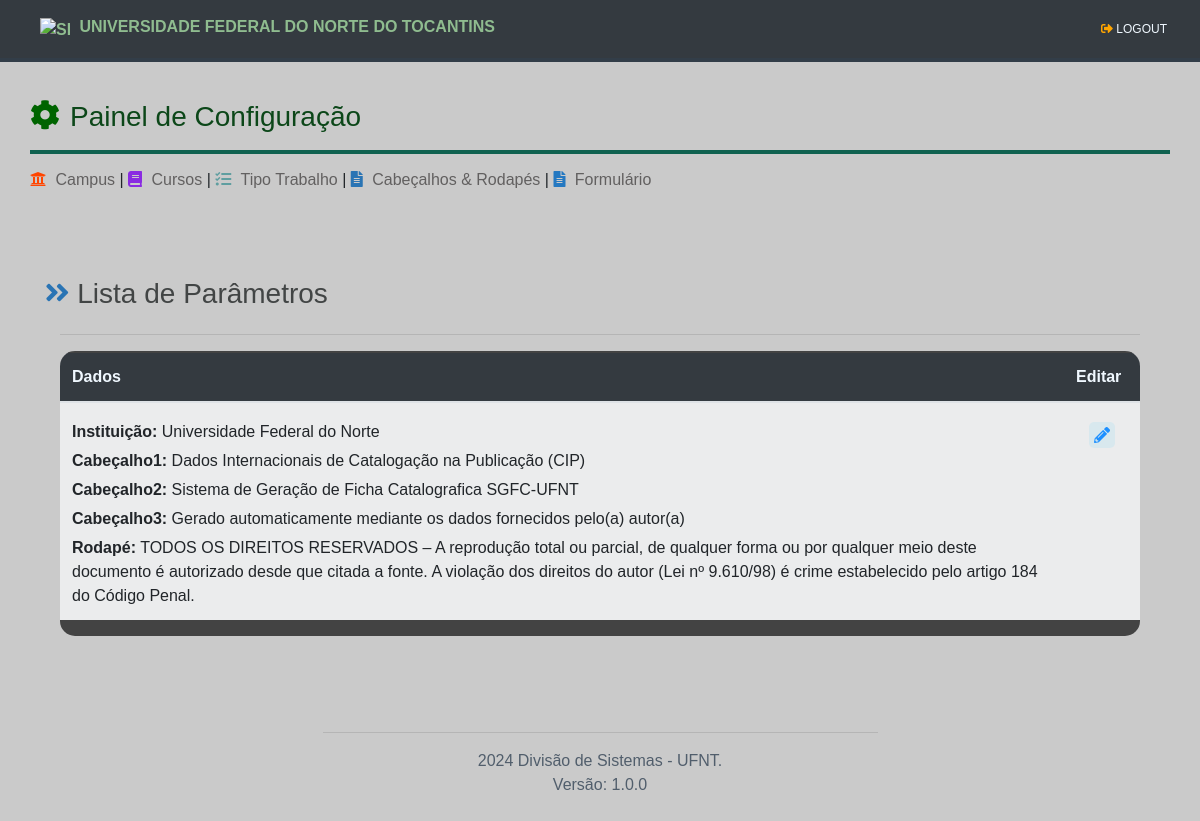
Screenshot of /parametro/ (signed in) with the database file from the repository.
### tables this page shows
CREATE TABLE parametro (
                id INTEGER PRIMARY KEY AUTOINCREMENT,
                instituicao TEXT,
                cabecalho1 TEXT,
                cabecalho2 TEXT,
                cabecalho3 TEXT,
                rodape TEXT        
            );

### routes/parametro_routes.py (the view)
@parametro_routes.route('/', methods=['GET', 'POST'])
@login_required
def parametro_listar():
    parametros = ParametroModel.get_all()
    return render_template('parametro_view.html', parametros = parametros )

### app.py (called while the page is built)
@login_manager.user_loader
def load_user(user_id):
    return UserModel.get_user_by_id(user_id)

### data/conexao.py (called while the page is built)
def get_conexao():
    conexao = sqlite3.connect('data/gfc.db')
    return conexao

### models/base_model.py (called while the page is built)
    @classmethod
    def get_all(cls):
        if not cls.tabela:
            raise ValueError("Nome da tabela não especificado na classe derivada.")
        con = get_conexao()
        cursor = con.cursor()
        query = f'SELECT * FROM {cls.tabela}'
        cursor.execute(query)
        colunas = [coluna[0] for coluna in cursor.description]
        objetos = [cls(**dict(zip(colunas, row))) for row in cursor.fetchall()]
        con.close()
        return objetos

### models/user_model.py (called while the page is built)
    @staticmethod
    def get_user_by_id(user_id: int):
        con = get_conexao()
        cursor = con.cursor()
        query = 'SELECT * FROM user WHERE id=?'
        cursor.execute(query, (user_id,))
        row = cursor.fetchone()
        if row:
            user = UserModel(
                id=row[0],
                username=row[1],
                password=row[2],
                ativo=row[3],
            )
            con.close()
            return user
        else:
            con.close()
            return None

    @property
    def is_authenticated(self):
        return True if self.id is not None else False

### templates/parametro_view.html (shortened to what this page needs)
{% extends "base.html" %}
  {% block head %}
      <link rel="stylesheet" href="/static/assets/css/views/view.css" type="text/css">
  {% endblock %}
  {% block content %}
    {% include "componentes/_menu_conf.html" %}
  <div class="container">
    <div class="container">
      <div class="row">
        <h3><i class="fas fa-angle-double-right" style="color: rgb(42, 116, 180);"></i> Lista de Parâmetros</h3>
      </div>
      <hr>
      <div style="border-radius:15px; overflow: auto; padding: 0px; background-color:rgb(67, 67, 67); ">
        <table class="table table-striped bg-light" style="margin-top: 0px; padding:0px; border-top:2px solid rgb(67, 67, 67); ">
            <thead class="bg-dark" style="color: aliceblue;">
                <tr>
                    <th>Dados</th>
                    <th style="width:50px;">Editar</th>
                </tr>
            </thead>
            <tbody>
                {% for obj in parametros %}
                    <tr id="tr{{ obj.id }}">
                        <td>
                            <div style="margin-top:5px;">
                                <strong>Instituição:</strong> {{ obj.instituicao }}
                            </div>
                            <div style="margin-top:5px;">
                                <strong>Cabeçalho1:</strong> {{ obj.cabecalho1 }}
                            </div>
                            <div style="margin-top:5px;">
                                <strong>Cabeçalho2:</strong> {{ obj.cabecalho2 }}
                            </div>
                            <div style="margin-top:5px;">
                                <strong>Cabeçalho3:</strong> {{ obj.cabecalho3 }}
                            </div>
                            <div style="margin-top:5px;">
                                <strong>Rodapé:</strong> {{ obj.rodape }} <br>
                            </div>
                        </td>
                        <td>
                            <a href="#">
                                <button type="button" class="btn" onclick='abrirModalEditar("{{ obj.id }}")'>
                                    <i class="fas fa-pencil-alt icon" title="editar"></i>
                                </button>
                            </a>
                        </td>
                    </tr>
                {% endfor %}
            </tbody>
        </table>
      </div>
  </div>
  </div>
  {% endblock %}

### static/assets/css/main.css (style rules this page uses)
body { background-color: #cacaca; font-family:'Trebuchet MS', 'Lucida Sans Unicode', 'Lucida Grande', 'Lucida Sans', Arial, sans-serif, Tahoma, Geneva, Verdana, sans-serif; font-weight: 500; }
.container a { text-decoration: none; color: darkslategrey; }
.container { margin-top: 80px; margin-bottom: 0; }

### static/assets/css/views/view.css (style rules this page uses)
.container h3 { color:rgb(66, 69, 69); }
.icon { background-color: rgba(55, 192, 238, 0.1); border-radius: 5px; padding: 5px; color: dodgerblue; transition: 0.4s; }
table { overflow-x: auto; }

### rows the page displays
parametro: instituicao "Universidade Federal do Norte", cabecalho1 "Dados Internacionais de Catalogação na Publicação (CIP)", cabecalho2 "Sistema de Geração de Ficha Catalografica SGFC-UFNT", cabecalho3 "Gerado automaticamente mediante os dados fornecidos pelo(a) autor(a)", rodape "TODOS OS DIREITOS RESERVADOS – A reprodução total ou parcial, de qualquer forma ou por qualquer meio deste documento é autorizado desde que citada a fonte. A violação dos direitos do autor (Lei nº 9.610/98) é crime estabelecido pelo artigo 184 do Código Penal."
